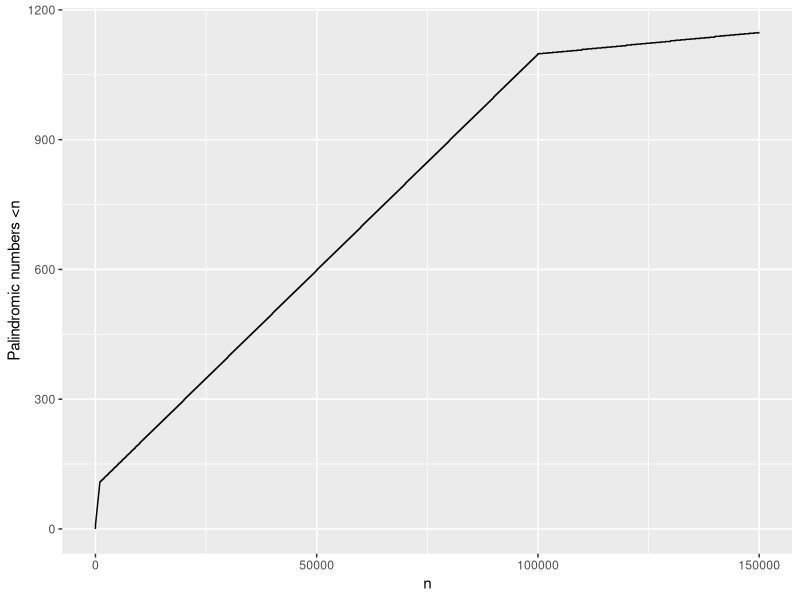
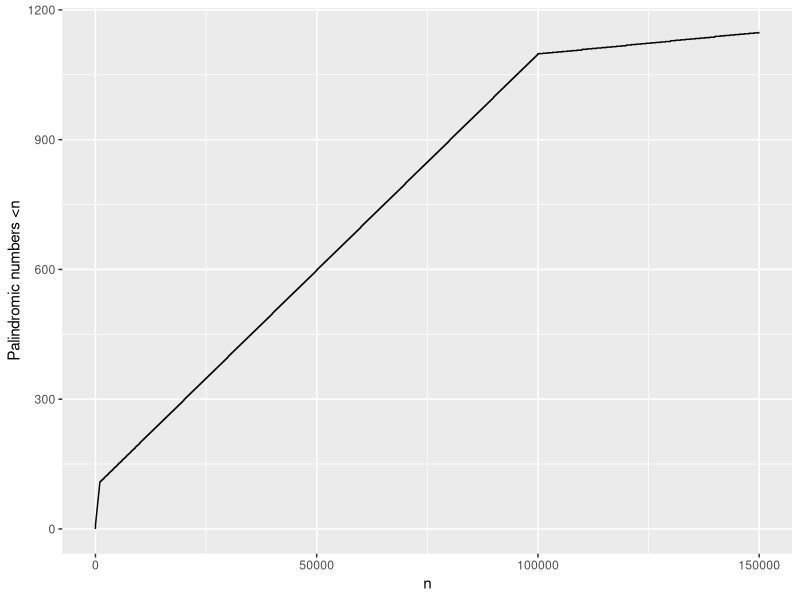

Here is the R script that generated these plots, in order:
## Euler Problem 4: Largest palindrome product
## https://projecteuler.net/problem=4
library(tidyverse)

palindrome <- function(x) {
    ## Convert to character
    word <- as.character(x)
    ## Create reverse
    reverse <- paste(rev(unlist(strsplit(word, ""))), collapse = "")
    ## Check whether palindrome
    return(word == reverse)
}

for (i in 999:900) {
    for (j in 990:900) {
        p <- i * j
        if (palindrome(p)) 
            break
    }
    if (palindrome(p)) {
        break
    }
}
answer <- i * j
print(answer)

## A002113 Palindromes in base 10
p_max <- 1.5E5
A002113 <- which(lapply(1:p, palindrome) == TRUE)
data_frame(x = 1:p_max,
           y = sapply(1:p_max, function(p) length(A002113[A002113 < p]))
           ) %>%
    ggplot(aes(x, y)) + geom_line() +
    xlab("n") + ylab("Palindromic numbers <n")
ggsave("Images/problem004.png", dpi = 300)
